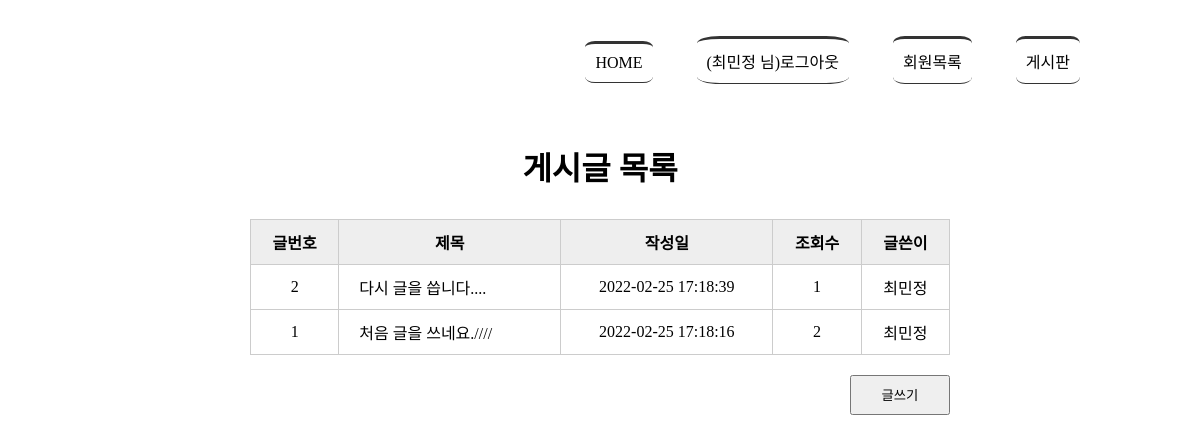
Page /boardlist/ (signed in) on the committed database.
### tables this page shows
CREATE TABLE board(
            bno integer PRIMARY KEY AUTOINCREMENT,
            title text NOT NULL,
            content text NOT NULL,
            createDate timestamp date DEFAULT (datetime('now','localtime')),
            hit integer,
            mid char(5) NOT NULL,
            FOREIGN KEY(mid) REFERENCES member(mid) ON DELETE CASCADE
            );

### app.py (the view)
@app.route('/boardlist/')
def boardlist():
    rs = select_board()
    return render_template('boardlist.html', rs = rs)

### model/model_board.py (called while the page is built)
def select_board():
    conn = getconn()
    cur = conn.cursor()
    sql = "SELECT * FROM board ORDER BY bno DESC"
    cur.execute(sql)
    rs = cur.fetchall()
    conn.close()
    return rs

### model/model_member.py (called while the page is built)
def getconn():
    conn = sqlite3.connect("./members.db")
    return conn

### templates/boardlist.html (shortened to what this page needs)
<!DOCTYPE html>
<html lang="en">
<head>
    <link rel="stylesheet" href="{{ url_for('static',filename='style.css')}}">
</head>
<body>
    <div id="container">
        {% include 'navbar.html' %}
        <section>
            <h1>게시글 목록</h1>
            <table class="tbl_board">
                <tr>
                    <th>글번호</th><th>제목</th><th>작성일</th><th>조회수</th><th>글쓴이</th>
                </tr>
                {% for i in rs %}
                <tr>
                    <td>{{ i[0] }}</td>
                    <td><a href="{{ url_for('board_view', bno=i[0])}}"> {{ i[1] }}</a></td>
                    <td>{{ i[3] }}</td>
                    <td>{{ i[4] }}</td>
                    <td>{{ i[5] }}</td>
                </tr>
                {% endfor %}
            </table>
            <div class="btn_write">
                <button type="button"
                        onclick="location.href='/writing/'">글쓰기</button>
            </div>
        </section>
    </div>
   </body>
</html>

### static/style.css (style rules this page uses)
#container { width: 1000px; margin: 0 auto; }
section { text-align: center; }
section h1 { font-size: 2em; margin-bottom: 30px; }
section table { width: 600px; margin: 0 auto; border-collapse: collapse; }
section table, th, td { border: 1px solid #ccc; padding: 10px }
section .tbl_board { width: 700px; }
section .tbl_board th { background: #eee; }
section .tbl_board a { text-decoration: none; color: black; }
section .tbl_board td:nth-child(2) { text-align: left; padding-left: 20px; }
section .btn_write { text-align: right; margin: 20px 150px; }
section .btn_write button { width: 100px; height: 40px; }

### rows in the picture
board: bno "2", title "다시 글을 씁니다....", createDate "2022-02-25 17:18:39", hit "1", mid "최민정"
board: bno "1", title "처음 글을 쓰네요.////", createDate "2022-02-25 17:18:16", hit "2", mid "최민정"

### other values in the picture
{{ session['userName'] }} "최민정"
